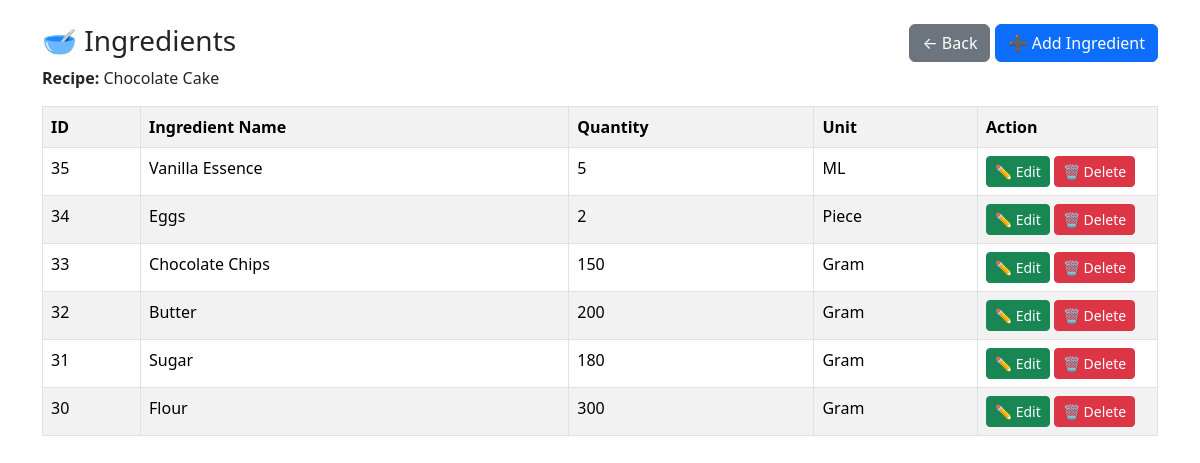
The page /ingredients.php?id=5 on the database its author committed.
### tables this page shows
CREATE TABLE `recipe` (
  `id` int(8) NOT NULL,
  `category_id` int(8) NOT NULL,
  `name` varchar(100) NOT NULL,
  `serve` int(8) NOT NULL
);

CREATE TABLE `materials` (
  `id` int(8) NOT NULL,
  `recipe_id` int(8) NOT NULL,
  `name` varchar(50) NOT NULL,
  `qty` varchar(60) NOT NULL,
  `unit` varchar(30) NOT NULL
);

### ingredients.php (the view, shortened to what this page needs)
<?php
include 'config.php';
$recipe_id = $_GET['id'];
$recipe = mysqli_fetch_assoc(
    mysqli_query($conn,"SELECT * FROM recipe WHERE id='$recipe_id'")
);
?>
<!DOCTYPE html>
<html>
<head>
<link href="https://cdn.jsdelivr.net/npm/bootstrap@5.3.3/dist/css/bootstrap.min.css" rel="stylesheet">
</head>
<body>
<div class="container mt-4">
    <div class="d-flex justify-content-between mb-3">
        <div>
            <h3>🥣 Ingredients</h3>
            <strong>Recipe:</strong>
            <?php echo $recipe['name']; ?>
        </div>
        <div>
            <a href="recipe.php" class="btn btn-secondary">
                ← Back
            </a>
            <button class="btn btn-primary"
                    data-bs-toggle="modal"
                    data-bs-target="#addModal">
                ➕ Add Ingredient
            </button>
        </div>
    </div>
    <table class="table table-bordered table-striped">
        <tr>
            <th>ID</th>
            <th>Ingredient Name</th>
            <th>Quantity</th>
            <th>Unit</th>
            <th width="180">Action</th>
        </tr>
        <?php
        $result = mysqli_query($conn,"SELECT * FROM materials WHERE recipe_id='$recipe_id' ORDER BY id DESC");
        while($row=mysqli_fetch_assoc($result)){
        ?>
        <tr>
            <td><?php echo $row['id']; ?></td>
            <td><?php echo $row['name']; ?></td>
            <td><?php echo $row['qty']; ?></td>
            <td><?php echo $row['unit']; ?></td>
            <td>
                <button class="btn btn-success btn-sm"
                        data-bs-toggle="modal"
                        data-bs-target="#edit<?php echo $row['id']; ?>">
                    ✏ Edit
                </button>
                <a href="?id=<?php echo $recipe_id; ?>&delete=<?php echo $row['id']; ?>"
                   class="btn btn-danger btn-sm"
                   onclick="return confirm('Delete Ingredient?')">
                    🗑 Delete
                </a>
            </td>
        </tr>
        <?php } ?>
    </table>
</div>
</body>
</html>

### rows shown on the page
recipe: name "Chocolate Cake"
materials: id "35", name "Vanilla Essence", qty "5", unit "ML"
materials: id "34", name "Eggs", qty "2", unit "Piece"
materials: id "33", name "Chocolate Chips", qty "150", unit "Gram"
materials: id "32", name "Butter", qty "200", unit "Gram"
materials: id "31", name "Sugar", qty "180", unit "Gram"
materials: id "30", name "Flour", qty "300", unit "Gram"
